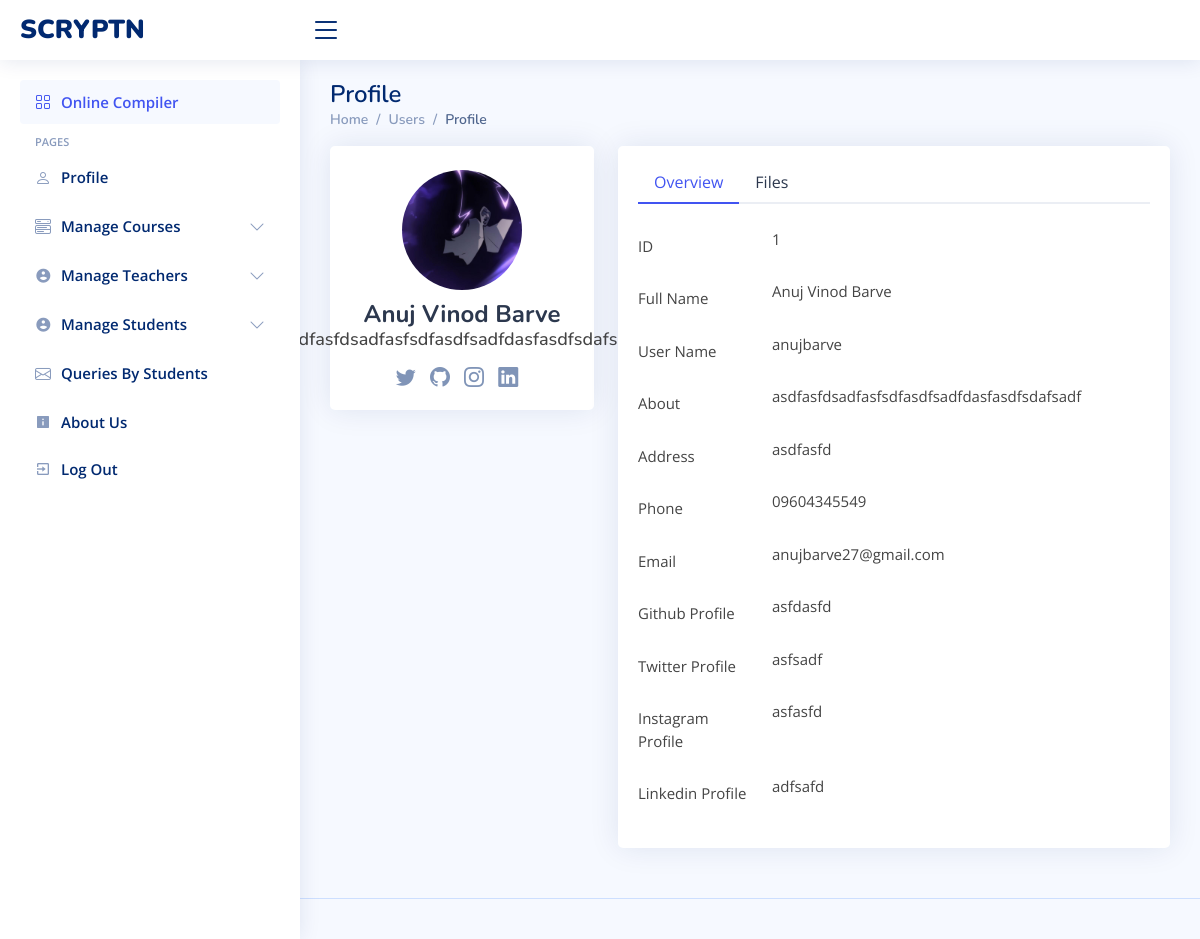
Screenshot of /admin/view_student.php?id=1 (signed in) with the database file from the repository.
### tables this page shows
CREATE TABLE `users` (
  `userID` int(11) NOT NULL,
  `userName` varchar(128) NOT NULL,
  `userEmail` varchar(128) NOT NULL,
  `userAddr` varchar(255) DEFAULT NULL,
  `userPhone` varchar(255) DEFAULT NULL,
  `userUid` varchar(128) NOT NULL,
  `userPwd` varchar(128) NOT NULL,
  `user_ln` text DEFAULT NULL,
  `user_gh` text DEFAULT NULL,
  `user_in` varchar(255) DEFAULT NULL,
  `user_tw` varchar(255) DEFAULT NULL,
  `user_desc` text DEFAULT NULL,
  `user_photo` varchar(255) DEFAULT NULL,
  `last_login` bigint(20) DEFAULT NULL
);

### admin/view_student.php (the view, shortened to what this page needs)
<!DOCTYPE html>
<html lang="en">
<head>
  <link href="../assets/vendor/bootstrap/css/bootstrap.min.css" rel="stylesheet" />
  <link href="../assets/vendor/bootstrap-icons/bootstrap-icons.css" rel="stylesheet" />
  <link href="../assets/vendor/boxicons/css/boxicons.min.css" rel="stylesheet" />
  <link href="../assets/vendor/quill/quill.snow.css" rel="stylesheet" />
  <link href="../assets/vendor/quill/quill.bubble.css" rel="stylesheet" />
  <link href="../assets/vendor/remixicon/remixicon.css" rel="stylesheet" />
  <link href="../assets/vendor/simple-datatables/style.css" rel="stylesheet" />
  <link href="../assets/css/style.css" rel="stylesheet" />
</head>
<body>
  <?php include './includes/header.php'; ?>
  <?php include './includes/sidenav.php'; ?>
  <main id="main" class="main">
    <div class="pagetitle">
      <h1>Profile</h1>
      <nav>
        <ol class="breadcrumb">
          <li class="breadcrumb-item"><a href="index.html">Home</a></li>
          <li class="breadcrumb-item">Users</li>
          <li class="breadcrumb-item active">Profile</li>
        </ol>
      </nav>
    </div>
    <section class="section profile">
      <?php
      $servername = "localhost";
      $username = "root";
      $password = "";
      $databasename = "scr";
      $conn = new mysqli(
        $servername,
        $username,
        $password,
        $databasename
      );
      $id = $_GET["id"];
      $query = "SELECT * FROM `users` WHERE userID = $id";
      $result = $conn->query($query);
      $data = $result->fetch_assoc();
      ?>
      <div class="row">
      <div class="col-xl-4">
          <div class="card">
            <div class="card-body profile-card pt-4 d-flex flex-column align-items-center">
              <img src="../inc/user-data/profile-photos/<?php if($data["user_photo"]){echo $data["user_photo"];}else{echo "default.jpg";};?>" alt="Profile" class="rounded-circle" />
              <h2><?php echo $data["userName"]; ?></h2>
              <h3><?php echo $data["user_desc"]; ?></h3>
              <div class="social-links mt-2">
                <a href="<?php echo $data["user_tw"]; ?>" class="twitter"><i class="bi bi-twitter"></i></a>
                <a href="<?php echo $data["user_gh"]; ?>" class="github"><i class="bi bi-github"></i></a>
                <a href="<?php echo $data["user_in"]; ?>" class="instagram"><i class="bi bi-instagram"></i></a>
                <a href="<?php echo $data["user_ln"]; ?>" class="linkedin"><i class="bi bi-linkedin"></i></a>
              </div>
            </div>
          </div>
        </div>
        <div class="col-xl-8">
          <div class="card">
            <div class="card-body pt-3">
              <ul class="nav nav-tabs nav-tabs-bordered">
                <li class="nav-item">
                  <button class="nav-link active" data-bs-toggle="tab" data-bs-target="#profile-overview">
                    Overview
                  </button>
                </li>
                <li class="nav-item">
                  <button class="nav-link" data-bs-toggle="tab" data-bs-target="#user-files">
                    Files
                  </button>
                </li>
              </ul>
              <div class="tab-content pt-2">
                <div class="tab-pane fade show profile-overview active pt-3" id="profile-overview">
                    <div class="row mb-3">
                      <label for="fullName" class="col-md-4 col-lg-3 col-form-label">ID</label>
                      <div class="col-md-8 col-lg-9">
                        <?php echo $id?>
                      </div>
                    </div>
                    <div class="row mb-3">
                      <label for="fullName" class="col-md-4 col-lg-3 col-form-label">Full Name</label>
                      <div class="col-md-8 col-lg-9">
                       <?php echo $data["userName"];?>
                      </div>
                    </div>
                    <div class="row mb-3">
                      <label for="fullName" class="col-md-4 col-lg-3 col-form-label">User Name</label>
                      <div class="col-md-8 col-lg-9">
                        <?php echo $data["userUid"];?>
                      </div>
                    </div>
                    <div class="row mb-3">
                      <label for="about" class="col-md-4 col-lg-3 col-form-label">About</label>
                      <div class="col-md-8 col-lg-9">
                        <?php echo $data["user_desc"];?>
                      </div>
                    </div>
                    <div class="row mb-3">
                      <label for="Address" class="col-md-4 col-lg-3 col-form-label">Address</label>
                      <div class="col-md-8 col-lg-9">
                        <?php echo $data["userAddr"];?>
                      </div>
                    </div>
                    <div class="row mb-3">
                      <label for="Phone" class="col-md-4 col-lg-3 col-form-label">Phone</label>
                      <div class="col-md-8 col-lg-9">
                        <?php echo $data["userPhone"];?>
                      </div>
                    </div>
                    <div class="row mb-3">
                      <label for="Email" class="col-md-4 col-lg-3 col-form-label">Email</label>
                      <div class="col-md-8 col-lg-9">
                        <?php echo $data["userEmail"];?>
                      </div>
                    </div>
                    <div class="row mb-3">
                      <label for="Twitter" class="col-md-4 col-lg-3 col-form-label">Github Profile</label>
                      <div class="col-md-8 col-lg-9">
                        <?php echo $data["user_gh"];?>
                      </div>
                    </div>
                    <div class="row mb-3">
                      <label for="Facebook" class="col-md-4 col-lg-3 col-form-label">Twitter Profile</label>
                      <div class="col-md-8 col-lg-9">
                        <?php echo $data["user_tw"];?>
                      </div>
                    </div>
                    <div class="row mb-3">
                      <label for="Instagram" class="col-md-4 col-lg-3 col-form-label">Instagram Profile</label>
                      <div class="col-md-8 col-lg-9">
                        <?php echo $data["user_in"];?>
                      </div>
                    </div>
                    <div class="row mb-3">
                      <label for="Linkedin" class="col-md-4 col-lg-3 col-form-label">Linkedin Profile</label>
                      <div class="col-md-8 col-lg-9">
                        <?php echo $data["user_ln"];?>
                      </div>
                    </div>
                </div>
              </div>
            </div>
          </div>
        </div>
      </div>
    </section>
  </main>
  <footer id="footer" class="footer">
  </footer>
</body>
</html>

### assets/css/style.css (style rules this page uses)
:root { scroll-behavior: smooth; }
body { font-family: "Open Sans", sans-serif; background: #f6f9ff; color: #444444; }
a { color: #4154f1; text-decoration: none; }
h1, h2, h3, h4, h5, h6 { font-family: "Nunito", sans-serif; }
#main { margin-top: 60px; padding: 20px 30px; transition: all 0.3s; }
.pagetitle { margin-bottom: 10px; }
.pagetitle h1 { font-size: 24px; margin-bottom: 0; font-weight: 600; color: #012970; }
.card { margin-bottom: 30px; border: none; border-radius: 5px; box-shadow: 0px 0 30px rgba(1, 41, 112, 0.1); }
.card-body { padding: 0 20px 20px 20px; }
.breadcrumb { font-size: 14px; font-family: "Nunito", sans-serif; color: #899bbd; font-weight: 600; }
.breadcrumb a { color: #899bbd; transition: 0.3s; }
.breadcrumb .breadcrumb-item::before { color: #899bbd; }
.breadcrumb .active { color: #51678f; font-weight: 600; }
.nav-tabs-bordered { border-bottom: 2px solid #ebeef4; }
.nav-tabs-bordered .nav-link { margin-bottom: -2px; border: none; color: #2c384e; }
.nav-tabs-bordered .nav-link.active { background-color: #fff; color: #4154f1; border-bottom: 2px solid #4154f1; }
@media (min-width: 1200px) { #main, #footer { margin-left: 300px; } }
.profile .profile-card img { max-width: 120px; }
.profile .profile-card h2 { font-size: 24px; font-weight: 700; color: #2c384e; margin: 10px 0 0 0; }
.profile .profile-card h3 { font-size: 18px; }
.profile .profile-card .social-links a { font-size: 20px; display: inline-block; color: rgba(1, 41, 112, 0.5); line-height: 0; margin-right: 10px; transition: 0.3s; }
.profile .profile-overview .row { margin-bottom: 20px; font-size: 15px; }
.footer { padding: 20px 0; font-size: 14px; transition: all 0.3s; border-top: 1px solid #cddfff; }

### rows the page displays
users: user_photo (picture), userName "Anuj Vinod Barve", user_desc "asdfasfdsadfasfsdfasdfsadfdasfasdfsdafsadf", userUid "anujbarve", userAddr "asdfasfd", userPhone "09604345549", userEmail "anujbarve27@gmail.com", user_gh "asfdasfd", user_tw "asfsadf", user_in "asfasfd", user_ln "adfsafd"

### other values shown
$id "1"
